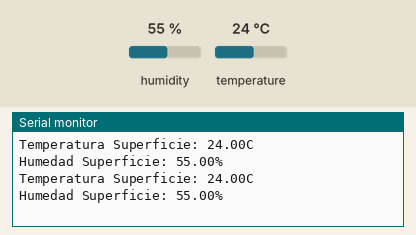
Simulated run of this sketch. Board: Arduino Uno, built with avr-gcc and run on an emulated ATmega328P. Shown: the last lines printed to the serial monitor. The inputs (shaded band) are chosen by the test bench; at power-on: humidity 55 %, temperature 24 °C.

Above: at 5.8 s.
5.9 s: humidity set to 22 %
At 11.5 s:
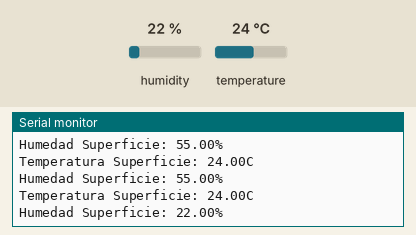
11.9 s: temperature set to 12 °C
At 16.2 s:
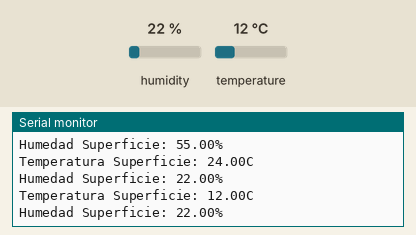
17.9 s: humidity set to 40 %
At 20.9 s:
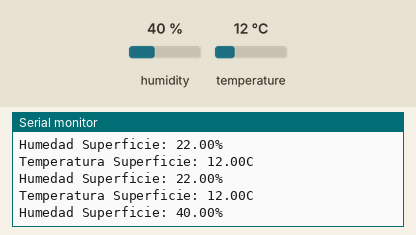
Timing chart, 0 to 22.4 s (numbered marks = the images above; inputs shaded):
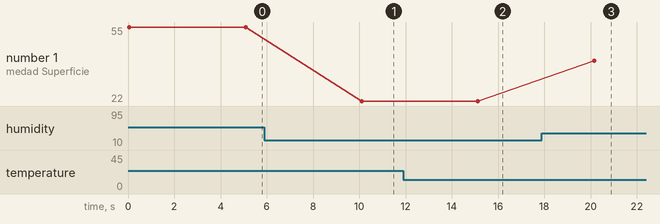

The sketch:

sensor_temperatura_humedad.ino
```cpp
/*Librería requerida para usar sensor de humedad */
#include <DHT11.h>

/*Instancia del sensor en el pin que está conectado*/
int pin=7;
DHT11 dht11(pin);

/* Definimos la velocidad de lectura en el setup*/
void setup()
   {
       Serial.begin(9600);
   }

/*Para leerlo basta con hacer dht11.read pasándole las variables donde queremos el resultado, y comprobamos que no haya errors (Siempre es buena idea comprobar que no hay error cuando hacemos una llamada). El programa completo seria más o menos algo así: */

void loop()
   {
       //Para sensor DHT11
        int err;
        float temp, humi;
        if((err=dht11.read(humi, temp))==0)
        {
          Serial.print("Temperatura Superficie: ");
          Serial.print(temp);
          Serial.print("C");
          Serial.println();
          Serial.print("Humedad Superficie: ");
          Serial.print(humi);
          Serial.print("%");
          Serial.println();
        }
        else
        {
          Serial.println();
          Serial.print("Error No :");
          Serial.print(err);
          Serial.println();
        }
delay(5000);            //solo lee una vez cada 10 segundos
}
```

Measured:
- after the input at 5.9 s, the serial monitor: prints a new line after 4.2 s (image 1)
- after the input at 11.9 s, the serial monitor: prints a new line after 3.2 s (image 2)
- after the input at 17.9 s, the serial monitor: prints a new line after 2.3 s (image 3)
- plotted number 1: 55 → 22 after the input at 5.9 s, 22 → 40 after the input at 17.9 s
